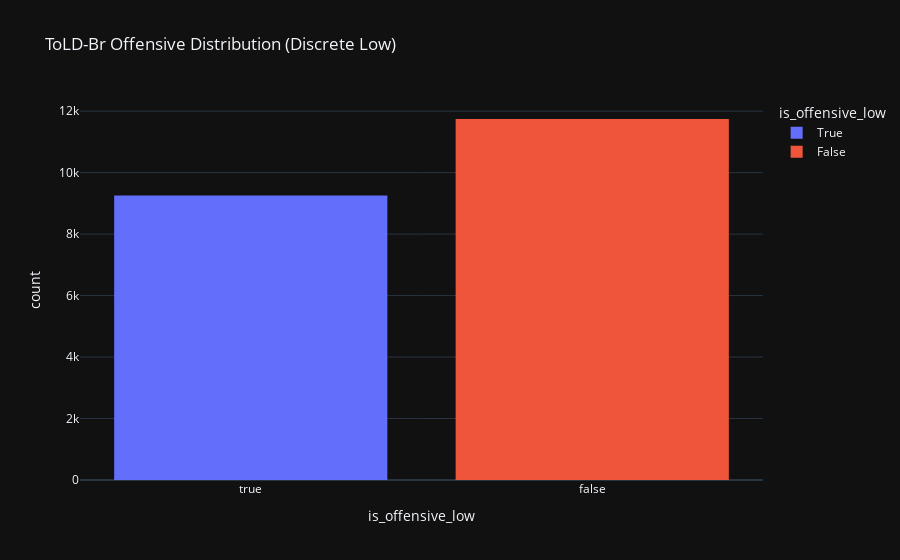
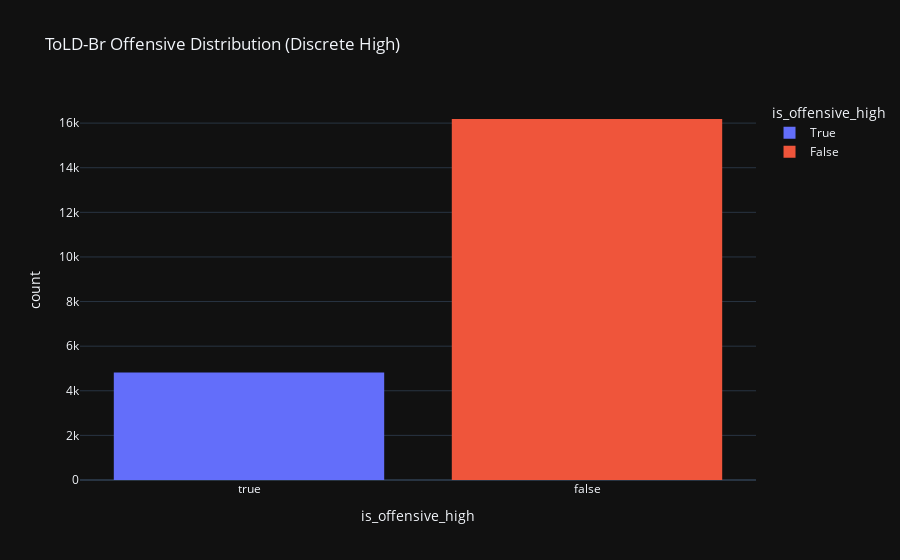

Write notebook code for charts like these, in order.
### Code cell
px.histogram(
    toldbr_discrete,
    x='is_offensive_low',
    color='is_offensive_low',
    title='ToLD-Br Offensive Distribution (Discrete Low)', 
    template='plotly_dark',
).show()

px.histogram(
    toldbr_discrete,
    x='is_offensive_high',
    color='is_offensive_high',
    title='ToLD-Br Offensive Distribution (Discrete High)', 
    template='plotly_dark',
).show()

### Figure 1 — Plotly figure (JSON) as saved in the notebook; plotly's stock layout.template omitted (floating-point values rounded to 4 significant figures; data arrays with more than 128 entries replaced by an {"elided": "..."} marker saying what was removed)
{"data": [{"alignmentgroup": "True", "bingroup": "x", "hovertemplate": "is_offensive_low=%{x}<br>count=%{y}<extra></extra>", "legendgroup": "True", "marker": {"color": "#636efa", "pattern": {"shape": ""}}, "name": "True", "offsetgroup": "True", "orientation": "v", "showlegend": true, "type": "histogram", "x": {"elided": "9255 bool values"}, "xaxis": "x", "yaxis": "y"}, {"alignmentgroup": "True", "bingroup": "x", "hovertemplate": "is_offensive_low=%{x}<br>count=%{y}<extra></extra>", "legendgroup": "False", "marker": {"color": "#EF553B", "pattern": {"shape": ""}}, "name": "False", "offsetgroup": "False", "orientation": "v", "showlegend": true, "type": "histogram", "x": {"elided": "11745 bool values"}, "xaxis": "x", "yaxis": "y"}], "layout": {"barmode": "relative", "legend": {"title": {"text": "is_offensive_low"}, "tracegroupgap": 0}, "title": {"text": "ToLD-Br Offensive Distribution (Discrete Low)"}, "xaxis": {"anchor": "y", "categoryarray": [true, false], "categoryorder": "array", "domain": [0, 1], "title": {"text": "is_offensive_low"}}, "yaxis": {"anchor": "x", "domain": [0, 1], "title": {"text": "count"}}}}

### Figure 2 — Plotly figure (JSON) as saved in the notebook; plotly's stock layout.template omitted (floating-point values rounded to 4 significant figures; data arrays with more than 128 entries replaced by an {"elided": "..."} marker saying what was removed)
{"data": [{"alignmentgroup": "True", "bingroup": "x", "hovertemplate": "is_offensive_high=%{x}<br>count=%{y}<extra></extra>", "legendgroup": "True", "marker": {"color": "#636efa", "pattern": {"shape": ""}}, "name": "True", "offsetgroup": "True", "orientation": "v", "showlegend": true, "type": "histogram", "x": {"elided": "4816 bool values"}, "xaxis": "x", "yaxis": "y"}, {"alignmentgroup": "True", "bingroup": "x", "hovertemplate": "is_offensive_high=%{x}<br>count=%{y}<extra></extra>", "legendgroup": "False", "marker": {"color": "#EF553B", "pattern": {"shape": ""}}, "name": "False", "offsetgroup": "False", "orientation": "v", "showlegend": true, "type": "histogram", "x": {"elided": "16184 bool values"}, "xaxis": "x", "yaxis": "y"}], "layout": {"barmode": "relative", "legend": {"title": {"text": "is_offensive_high"}, "tracegroupgap": 0}, "title": {"text": "ToLD-Br Offensive Distribution (Discrete High)"}, "xaxis": {"anchor": "y", "categoryarray": [true, false], "categoryorder": "array", "domain": [0, 1], "title": {"text": "is_offensive_high"}}, "yaxis": {"anchor": "x", "domain": [0, 1], "title": {"text": "count"}}}}
